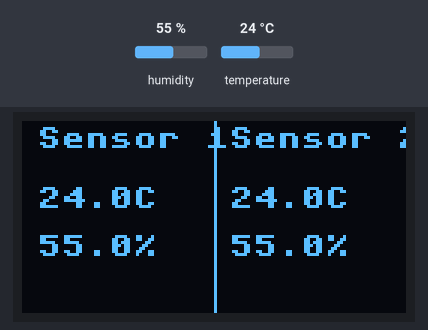
Simulated run of this program. Board: Raspberry Pi Pico running MicroPython. On the bench: 128×64 one-colour display. Inputs (shaded band) come from the test bench; at power-on: humidity 55 %, temperature 24 °C. What the program prints to the serial console is not drawn.

Above: at 1.2 s.
1.3 s: humidity set to 22 %
At 3.7 s:
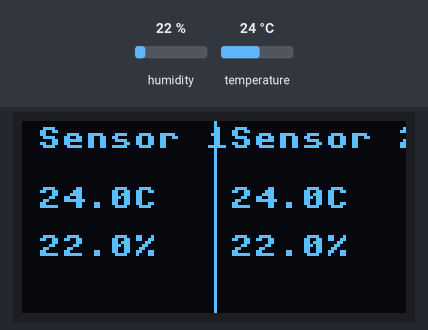
4.0 s: temperature set to 12 °C
At 5.7 s:
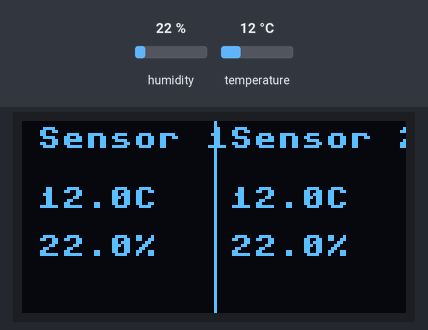
6.4 s: humidity set to 40 %
At 7.7 s:
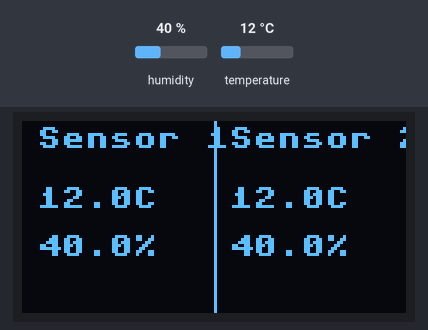
8.8 s: temperature set to 19 °C
At 10.8 s:
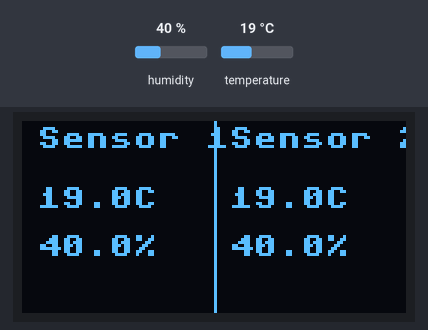
Timing chart, 0 to 12.1 s (numbered marks = the images above; inputs shaded):
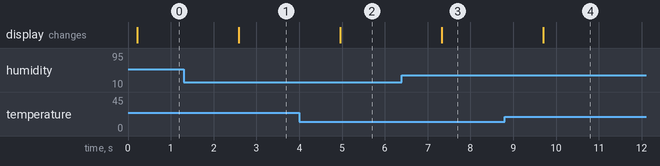

The program:

sensor_estufa_comparar.py
```python
# sensor_estufa_comparar.py
# Compara dois sensores AHT20 no experimento do efeito estufa
# Bloco: Experimento Efeito Estufa

from machine import Pin, I2C
from ssd1306 import SSD1306_I2C
import time

# Display no I2C1
i2c_display = I2C(1, scl=Pin(3), sda=Pin(2), freq=400000)
oled = SSD1306_I2C(128, 64, i2c_display)

# Sensor 1 no I2C1, Sensor 2 no I2C0
AHT20_ADDR = 0x38

_i2c_estufa_esq = I2C(1, scl=Pin(3), sda=Pin(2), freq=400000)
_i2c_estufa_dir = I2C(0, scl=Pin(1), sda=Pin(0), freq=400000)

def ler_aht20(i2c_bus):
    """Lê temperatura e umidade de um AHT20."""
    try:
        i2c_bus.writeto(AHT20_ADDR, bytes([0xAC, 0x33, 0x00]))
        time.sleep_ms(80)
        dados = i2c_bus.readfrom(AHT20_ADDR, 7)
        if dados[0] & 0x80 == 0:
            raw_umid = ((dados[1] << 16) | (dados[2] << 8) | dados[3]) >> 4
            raw_temp = ((dados[3] & 0x0F) << 16) | (dados[4] << 8) | dados[5]
            umid = round(raw_umid * 100 / 1048576, 1)
            temp = round(raw_temp * 200 / 1048576 - 50, 1)
            return temp, umid
    except:
        pass
    return None, None

print("Experimento Efeito Estufa - 2 sensores")
print("Sensor 1: I2C1 (SCL=3, SDA=2)")
print("Sensor 2: I2C0 (SCL=1, SDA=0)")

while True:
    temp1, umid1 = ler_aht20(_i2c_estufa_esq)
    temp2, umid2 = ler_aht20(_i2c_estufa_dir)

    oled.fill(0)
 # Linha divisória vertical
    oled.vline(64, 0, 64, 1)

 # Lado esquerdo: Sensor 1
    oled.text("Sensor 1", 5, 2, 1)
    if temp1 is not None:
        oled.text(str(temp1) + "C", 5, 22, 1)
        oled.text(str(umid1) + "%", 5, 38, 1)
    else:
        oled.text("Erro", 5, 28, 1)

 # Lado direito: Sensor 2
    oled.text("Sensor 2", 69, 2, 1)
    if temp2 is not None:
        oled.text(str(temp2) + "C", 69, 22, 1)
        oled.text(str(umid2) + "%", 69, 38, 1)
    else:
        oled.text("Erro", 69, 28, 1)

    oled.show()
    time.sleep(1)
```

Measured:
- after the input at 1.3 s, the display: changes after 1.3 s (image 1)
- after the input at 4.0 s, the display: changes after 0.96 s (image 2)
- after the input at 6.4 s, the display: changes after 0.93 s (image 3)
- after the input at 8.8 s, the display: changes after 0.90 s (image 4)
